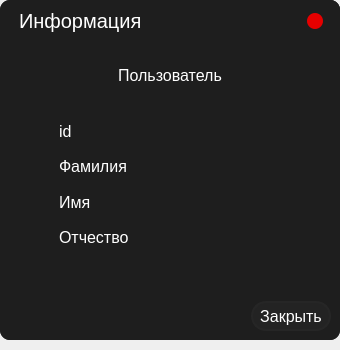
<?xml version="1.0" encoding="UTF-8"?>
<ui version="4.0">
 <class>UserInfoForm</class>
 <widget class="QDialog" name="UserInfoForm">
  <property name="geometry">
   <rect>
    <x>0</x>
    <y>0</y>
    <width>340</width>
    <height>350</height>
   </rect>
  </property>
  <property name="minimumSize">
   <size>
    <width>340</width>
    <height>350</height>
   </size>
  </property>
  <property name="maximumSize">
   <size>
    <width>340</width>
    <height>350</height>
   </size>
  </property>
  <property name="windowTitle">
   <string>Dialog</string>
  </property>
  <layout class="QVBoxLayout" name="verticalLayout">
   <property name="leftMargin">
    <number>0</number>
   </property>
   <property name="topMargin">
    <number>0</number>
   </property>
   <property name="rightMargin">
    <number>0</number>
   </property>
   <property name="bottomMargin">
    <number>10</number>
   </property>
   <item>
    <widget class="QFrame" name="Main_frame">
     <property name="styleSheet">
      <string notr="true">QFrame
{
	background-color: rgb(30, 30, 30);
	border-radius: 10px;
}</string>
     </property>
     <property name="frameShape">
      <enum>QFrame::StyledPanel</enum>
     </property>
     <property name="frameShadow">
      <enum>QFrame::Raised</enum>
     </property>
     <layout class="QVBoxLayout" name="verticalLayout_2">
      <property name="spacing">
       <number>0</number>
      </property>
      <property name="leftMargin">
       <number>0</number>
      </property>
      <property name="topMargin">
       <number>0</number>
      </property>
      <property name="rightMargin">
       <number>0</number>
      </property>
      <property name="bottomMargin">
       <number>0</number>
      </property>
      <item>
       <widget class="QFrame" name="Title_bar">
        <property name="maximumSize">
         <size>
          <width>16777215</width>
          <height>50</height>
         </size>
        </property>
        <property name="frameShape">
         <enum>QFrame::StyledPanel</enum>
        </property>
        <property name="frameShadow">
         <enum>QFrame::Raised</enum>
        </property>
        <layout class="QHBoxLayout" name="horizontalLayout">
         <property name="spacing">
          <number>0</number>
         </property>
         <property name="leftMargin">
          <number>10</number>
         </property>
         <property name="topMargin">
          <number>0</number>
         </property>
         <property name="rightMargin">
          <number>0</number>
         </property>
         <property name="bottomMargin">
          <number>0</number>
         </property>
         <item>
          <widget class="QFrame" name="Title_frame">
           <property name="frameShape">
            <enum>QFrame::StyledPanel</enum>
           </property>
           <property name="frameShadow">
            <enum>QFrame::Raised</enum>
           </property>
           <layout class="QVBoxLayout" name="verticalLayout_3">
            <item>
             <widget class="QLabel" name="Title_label">
              <property name="styleSheet">
               <string notr="true">color: rgb(255, 255, 255);
font-family: 'Roboto Regular';
font-size: 20px;</string>
              </property>
              <property name="text">
               <string>Информация</string>
              </property>
             </widget>
            </item>
           </layout>
          </widget>
         </item>
         <item>
          <widget class="QFrame" name="Btn_frame">
           <property name="maximumSize">
            <size>
             <width>50</width>
             <height>50</height>
            </size>
           </property>
           <property name="frameShape">
            <enum>QFrame::StyledPanel</enum>
           </property>
           <property name="frameShadow">
            <enum>QFrame::Raised</enum>
           </property>
           <layout class="QHBoxLayout" name="horizontalLayout_3">
            <item>
             <widget class="QPushButton" name="closeButton_2">
              <property name="maximumSize">
               <size>
                <width>16</width>
                <height>16</height>
               </size>
              </property>
              <property name="cursor">
               <cursorShape>PointingHandCursor</cursorShape>
              </property>
              <property name="styleSheet">
               <string notr="true">QPushButton
{
	border: none;
	border-radius: 8px;
	background-color: rgb(230, 0, 0);
}

QPushButton:hover
{
	border: none;
	border-radius: 8px;
	background-color: rgb(200, 0, 0);
}

QPushButton:pressed
{
	border: none;
	border-radius: 8px;
	background-color: rgb(160, 0, 0);
}
</string>
              </property>
              <property name="text">
               <string/>
              </property>
             </widget>
            </item>
           </layout>
          </widget>
         </item>
        </layout>
       </widget>
      </item>
      <item>
       <widget class="QFrame" name="Content_bar">
        <property name="frameShape">
         <enum>QFrame::StyledPanel</enum>
        </property>
        <property name="frameShadow">
         <enum>QFrame::Raised</enum>
        </property>
        <layout class="QGridLayout" name="gridLayout">
         <item row="0" column="1">
          <spacer name="verticalSpacer_2">
           <property name="orientation">
            <enum>Qt::Vertical</enum>
           </property>
           <property name="sizeHint" stdset="0">
            <size>
             <width>20</width>
             <height>0</height>
            </size>
           </property>
          </spacer>
         </item>
         <item row="1" column="0">
          <spacer name="horizontalSpacer_3">
           <property name="orientation">
            <enum>Qt::Horizontal</enum>
           </property>
           <property name="sizeHint" stdset="0">
            <size>
             <width>32</width>
             <height>20</height>
            </size>
           </property>
          </spacer>
         </item>
         <item row="1" column="1">
          <widget class="QFrame" name="frame">
           <property name="minimumSize">
            <size>
             <width>240</width>
             <height>190</height>
            </size>
           </property>
           <property name="maximumSize">
            <size>
             <width>240</width>
             <height>210</height>
            </size>
           </property>
           <property name="frameShape">
            <enum>QFrame::StyledPanel</enum>
           </property>
           <property name="frameShadow">
            <enum>QFrame::Raised</enum>
           </property>
           <layout class="QVBoxLayout" name="verticalLayout_4">
            <item>
             <widget class="QLabel" name="User_label">
              <property name="minimumSize">
               <size>
                <width>0</width>
                <height>30</height>
               </size>
              </property>
              <property name="maximumSize">
               <size>
                <width>16777215</width>
                <height>30</height>
               </size>
              </property>
              <property name="styleSheet">
               <string notr="true">color: rgb(255, 255, 255);
font-family: 'Roboto Regular';
font-size: 16px;</string>
              </property>
              <property name="text">
               <string>Пользователь</string>
              </property>
              <property name="alignment">
               <set>Qt::AlignCenter</set>
              </property>
             </widget>
            </item>
            <item>
             <spacer name="verticalSpacer_3">
              <property name="orientation">
               <enum>Qt::Vertical</enum>
              </property>
              <property name="sizeType">
               <enum>QSizePolicy::Fixed</enum>
              </property>
              <property name="sizeHint" stdset="0">
               <size>
                <width>20</width>
                <height>20</height>
               </size>
              </property>
             </spacer>
            </item>
            <item>
             <widget class="QLabel" name="id_label">
              <property name="minimumSize">
               <size>
                <width>0</width>
                <height>30</height>
               </size>
              </property>
              <property name="maximumSize">
               <size>
                <width>16777215</width>
                <height>30</height>
               </size>
              </property>
              <property name="styleSheet">
               <string notr="true">color: rgb(255, 255, 255);
font-family: 'Roboto Regular';
font-size: 16px;</string>
              </property>
              <property name="text">
               <string>id</string>
              </property>
             </widget>
            </item>
            <item>
             <widget class="QLabel" name="Surname_label">
              <property name="minimumSize">
               <size>
                <width>0</width>
                <height>30</height>
               </size>
              </property>
              <property name="maximumSize">
               <size>
                <width>16777215</width>
                <height>30</height>
               </size>
              </property>
              <property name="styleSheet">
               <string notr="true">color: rgb(255, 255, 255);
font-family: 'Roboto Regular';
font-size: 16px;</string>
              </property>
              <property name="text">
               <string>Фамилия</string>
              </property>
             </widget>
            </item>
            <item>
             <widget class="QLabel" name="Name_label">
              <property name="minimumSize">
               <size>
                <width>0</width>
                <height>30</height>
               </size>
              </property>
              <property name="maximumSize">
               <size>
                <width>16777215</width>
                <height>30</height>
               </size>
              </property>
              <property name="styleSheet">
               <string notr="true">color: rgb(255, 255, 255);
font-family: 'Roboto Regular';
font-size: 16px;</string>
              </property>
              <property name="text">
               <string>Имя</string>
              </property>
             </widget>
            </item>
            <item>
             <widget class="QLabel" name="LastName_label">
              <property name="minimumSize">
               <size>
                <width>0</width>
                <height>30</height>
               </size>
              </property>
              <property name="maximumSize">
               <size>
                <width>16777215</width>
                <height>30</height>
               </size>
              </property>
              <property name="styleSheet">
               <string notr="true">color: rgb(255, 255, 255);
font-family: 'Roboto Regular';
font-size: 16px;</string>
              </property>
              <property name="text">
               <string>Отчество</string>
              </property>
             </widget>
            </item>
           </layout>
          </widget>
         </item>
         <item row="1" column="2">
          <spacer name="horizontalSpacer_2">
           <property name="orientation">
            <enum>Qt::Horizontal</enum>
           </property>
           <property name="sizeHint" stdset="0">
            <size>
             <width>32</width>
             <height>20</height>
            </size>
           </property>
          </spacer>
         </item>
         <item row="2" column="1">
          <spacer name="verticalSpacer">
           <property name="orientation">
            <enum>Qt::Vertical</enum>
           </property>
           <property name="sizeHint" stdset="0">
            <size>
             <width>20</width>
             <height>22</height>
            </size>
           </property>
          </spacer>
         </item>
        </layout>
       </widget>
      </item>
      <item>
       <widget class="QFrame" name="Button_bar">
        <property name="maximumSize">
         <size>
          <width>16777215</width>
          <height>50</height>
         </size>
        </property>
        <property name="frameShape">
         <enum>QFrame::StyledPanel</enum>
        </property>
        <property name="frameShadow">
         <enum>QFrame::Raised</enum>
        </property>
        <layout class="QHBoxLayout" name="horizontalLayout_2">
         <item>
          <spacer name="horizontalSpacer">
           <property name="orientation">
            <enum>Qt::Horizontal</enum>
           </property>
           <property name="sizeHint" stdset="0">
            <size>
             <width>233</width>
             <height>20</height>
            </size>
           </property>
          </spacer>
         </item>
         <item>
          <widget class="QPushButton" name="closeButton">
           <property name="minimumSize">
            <size>
             <width>80</width>
             <height>30</height>
            </size>
           </property>
           <property name="maximumSize">
            <size>
             <width>80</width>
             <height>30</height>
            </size>
           </property>
           <property name="cursor">
            <cursorShape>PointingHandCursor</cursorShape>
           </property>
           <property name="styleSheet">
            <string notr="true">QPushButton
{
	color: rgb(255, 255, 255);
	border: 2px solid rgb(38, 38, 38);
	border-radius:  15px;
	font-family: 'Roboto Regular';
	font-size: 16px;
	background-color: rgb(35, 35 , 35);
}
QPushButton::hover
{
	border: 2px solid rgb(214, 0, 0);
	background-color: rgb(45, 45, 45);
}
QPushButton::pressed
{
	border: 2px solid rgb(140, 0, 0);
	background-color: rgb(35, 35 , 35);
}</string>
           </property>
           <property name="text">
            <string>Закрыть</string>
           </property>
          </widget>
         </item>
        </layout>
       </widget>
      </item>
     </layout>
    </widget>
   </item>
  </layout>
 </widget>
 <resources/>
 <connections/>
</ui>
